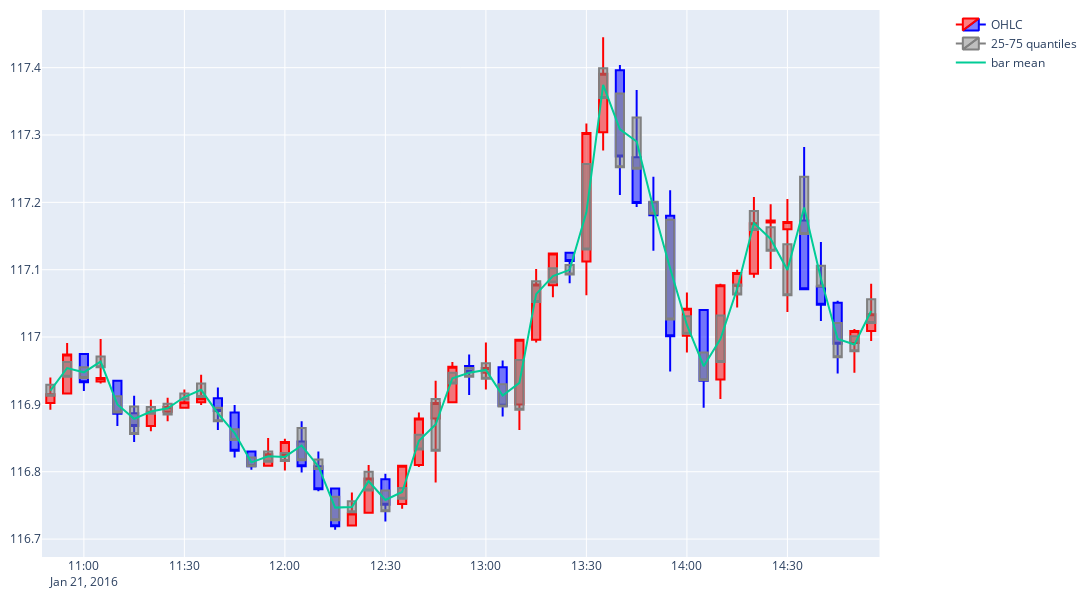
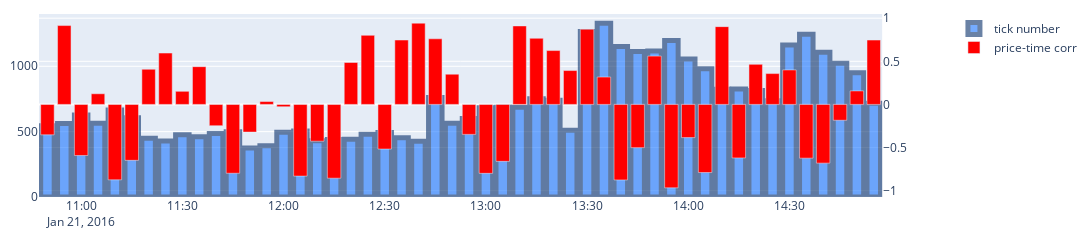
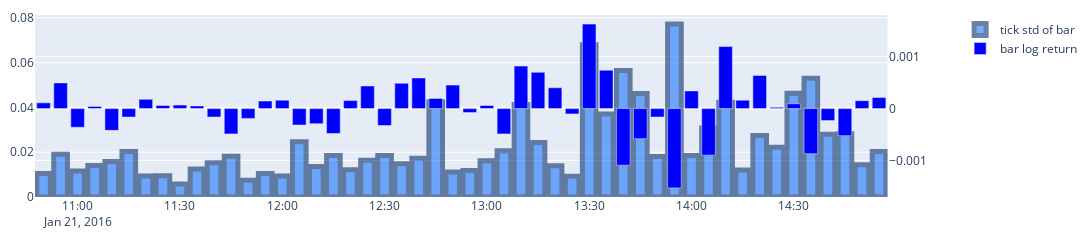

These figures' notebook cell, in order:
### Code cell
# Fig1
fig1 = make_subplots(specs=[[{"secondary_y": True}]])
fig1.add_trace(go.Candlestick(x=df_5m[5050:5100].index,
                open=df_5m[5050:5100]['first'],
                high=df_5m[5050:5100]['max'],
                low=df_5m[5050:5100]['min'],
                close=df_5m[5050:5100]['last'],
                increasing_line_color= 'red', decreasing_line_color= 'blue',
                name="OHLC"))
fig1.add_trace(go.Candlestick(x=df_5m[5050:5100].index,
                open=df_5m[5050:5100]['bar_quantile_75'],
                high=df_5m[5050:5100]['bar_quantile_75'],
                low=df_5m[5050:5100]['bar_quantile_25'],
                close=df_5m[5050:5100]['bar_quantile_25'],
                increasing_line_color= 'gray', decreasing_line_color= 'gray',
                name="25-75 quantiles"))
fig1.add_trace(go.Scatter(
                x=df_5m[5050:5100].index,
                y=df_5m[5050:5100]['mean'],
                name="bar mean"))

fig1.update(layout_xaxis_rangeslider_visible=False)
fig1.update_layout(
    autosize=False,
    width=1200,
    height=600,
    margin=dict(l=10,r=10,b=10,t=10))
fig1.show()

# Fig2
fig2 = make_subplots(specs=[[{"secondary_y": True}]])
fig2.add_trace(go.Bar(
                x=df_5m[5050:5100].index,
                y=df_5m[5050:5100]['bar_len'],
                marker_color='rgb(26, 118, 255)',
                marker_line_color='rgb(8,48,107)',
                marker_line_width=5,
                opacity=0.6,
                name="tick number"))                
fig2.add_trace(go.Bar(
                x=df_5m[5050:5100].index,
                y=df_5m[5050:5100]['bar_spearman'],
                marker_color='red',
                name="price-time corr"),
                secondary_y=True)

fig2.update_layout(
    barmode='group',
    autosize=False,
    width=1200,
    height=200,
    margin=dict(l=10,r=10,b=10,t=10))
fig2.show()

# Fig3
fig3 = make_subplots(specs=[[{"secondary_y": True}]])
fig3.add_trace(go.Bar(
                x=df_5m[5050:5100].index,
                y=df_5m[5050:5100]['std'],
                marker_color='rgb(26, 118, 255)',
                marker_line_color='rgb(8,48,107)',
                marker_line_width=5,
                opacity=0.6,
                name="tick std of bar",
                showlegend=True))
fig3.add_trace(go.Bar(
                x=df_5m[5050:5100].index,
                y=df_5m[5050:5100]['bar_log_r'],
                marker_color='blue',
                name="bar log return"),
                secondary_y=True)

fig3.update_layout(
    barmode='group',
    autosize=False,
    width=1200,
    height=200,
    margin=dict(l=10,r=10,b=10,t=10))
fig3.show()
